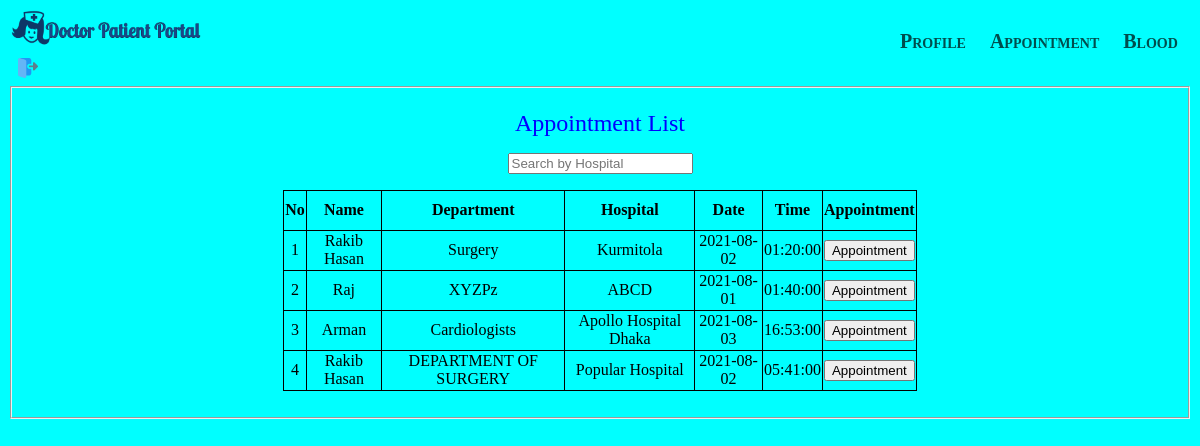
Page /viewAppByPatient.php on the committed database.
### tables this page shows
CREATE TABLE `appointmentview` (
  `id` int(10) NOT NULL,
  `username` varchar(50) NOT NULL,
  `name` varchar(50) NOT NULL,
  `department` varchar(50) NOT NULL,
  `hospital` varchar(50) NOT NULL,
  `date` date NOT NULL,
  `time` time NOT NULL
);

### models/db_config.php (called while the page is built, shortened)
<?php
 $db_server="localhost";
 $db_uname="root";
 $db_pass="";
 $db_name="dpportal";
 function get($query){
    global $db_server,$db_uname,$db_pass,$db_name;
    $conn=mysqli_connect($db_server,$db_uname,$db_pass,$db_name);
    $data=array();
    if ($conn){
        $result=mysqli_query($conn,$query);
        while($row=mysqli_fetch_assoc($result)){
            $data[]=$row;
        }
    }
    return $data;
}
?>

### controllers/login_controller.php (called while the page is built, shortened)
<?php
    include 'models/db_config.php';
	function viewAppointment(){
		$query= "select * from appointmentview";
		$rs= get($query);
		return $rs;
	}
?>

### viewAppByPatient.php (the view, shortened to what this page needs)
<?php
    require_once 'patientHeader.php';
    require_once 'controllers/login_controller.php';
	$app=viewAppointment();
?>
<html>
<head>
</head>
    <body>
	<form action="" method="post">
        <fieldset>
            <p align="middle"><font color="blue" size="5">Appointment List</font></p>
			<p align="middle"><input type="text" placeholder="Search by Hospital" onkeyup="searchHospital(this)"></p>
            <p align="middle">
			<table border="1">
			<tr>
                <th>No</th>
                <th>Name</th>
                <th>Department</th>
				<th>Hospital</th>
				<th>Date</th>
				<th>Time</th>
				<th>Appointment</th>
              </tr>
                <?php
				$i = 1;
				foreach($app as $p){
					    echo "<tr>";
						echo "<td align='center'>$i</td>";
						echo "<td align='center'>".$p["name"]."</p>";
						echo "<td align='center'>".$p["department"]."</p>";
						echo "<td align='center'>".$p["hospital"]."</p>";
						echo "<td align='center'>".$p["date"]."</p>";
						echo "<td align='center'>".$p["time"]."</p>";
						echo '<td align="center"><a href="appBooking.php?id='.$p["id"].'"><input type="button" value="Appointment"></a></td>';
                        echo "</tr>";
					$i++;
				}
			?>
        </fieldset>
		</form>
    </body>
</html>

### viewAppByPatient.php (style rules this page uses)
table, td, th { border: 1px solid black; }
table { border-collapse: collapse; width: 55%; }
th { height: 40px; }
td { height: 40px; }

### rows in the picture
appointmentview: name "Rakib Hasan", department "Surgery", hospital "Kurmitola", date "2021-08-02", time "01:20:00"
appointmentview: name "Raj", department "XYZPz", hospital "ABCD", date "2021-08-01", time "01:40:00"
appointmentview: name "Arman", department "Cardiologists", hospital "Apollo Hospital Dhaka", date "2021-08-03", time "16:53:00"
appointmentview: name "Rakib Hasan", department "DEPARTMENT OF SURGERY", hospital "Popular Hospital", date "2021-08-02", time "05:41:00"
